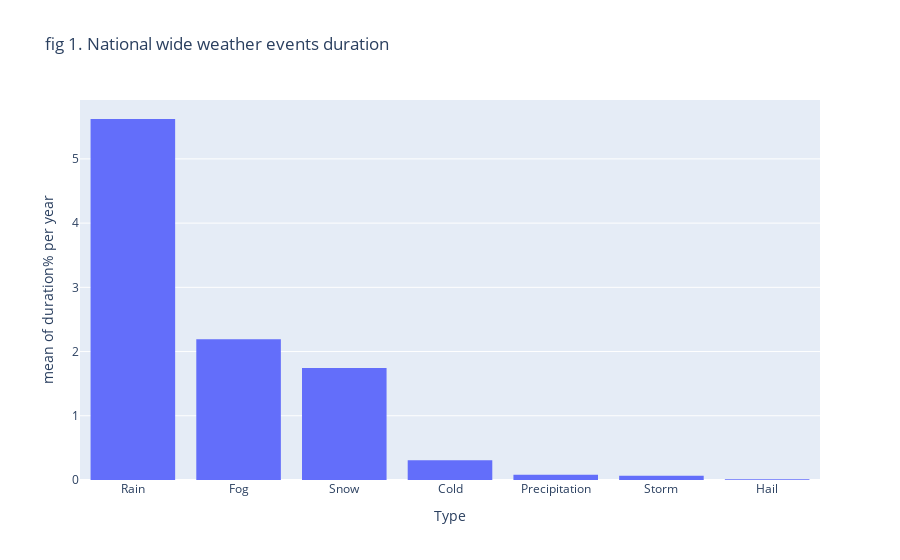

The code cell stored with this chart in its notebook:
### Markdown cell above
# Visualization

### Code cell
fig_sum = px.histogram(df2, x='Type', y= 'Duration',  histfunc = 'avg', title = 'fig 1. National wide weather events duration')

fig_sum.update_xaxes(categoryorder='mean descending')
fig_sum.update_yaxes(title_text='mean of duration% per year')
fig_sum.show()

### Figure 1 — Plotly figure (JSON) as saved in the notebook; plotly's stock layout.template omitted (floating-point values rounded to 4 significant figures; data arrays with more than 128 entries replaced by an {"elided": "..."} marker saying what was removed)
{"data": [{"alignmentgroup": "True", "bingroup": "x", "histfunc": "avg", "hovertemplate": "Type=%{x}<br>avg of Duration=%{y}<extra></extra>", "legendgroup": "", "marker": {"color": "#636efa"}, "name": "", "offsetgroup": "", "orientation": "v", "showlegend": false, "type": "histogram", "x": {"elided": "11703 str values"}, "xaxis": "x", "y": {"elided": "11703 float values"}, "yaxis": "y"}], "layout": {"barmode": "relative", "legend": {"tracegroupgap": 0}, "title": {"text": "fig 1. National wide weather events duration"}, "xaxis": {"anchor": "y", "categoryorder": "mean descending", "domain": [0, 1], "title": {"text": "Type"}}, "yaxis": {"anchor": "x", "domain": [0, 1], "title": {"text": "mean of duration% per year"}}}}
